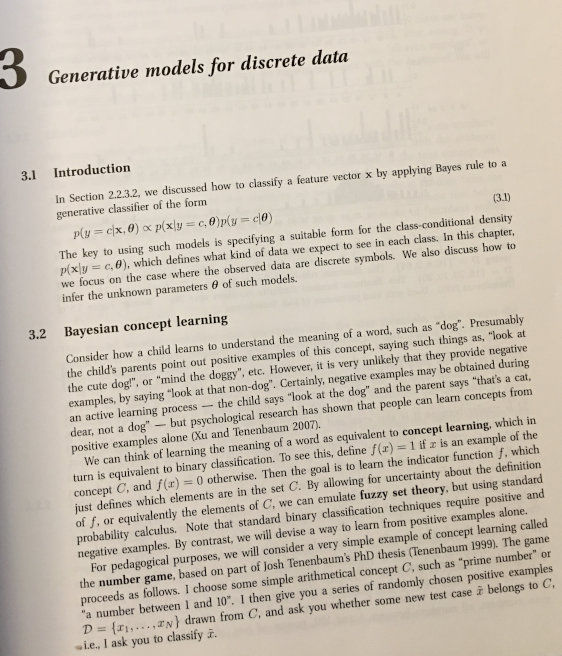
#> input picture File_000.jpeg, 562 x 656 px, found by its file name
$ jupyter execute ProjectionProfile.ipynb   (older library calls are emulated)
#> lines starting #> are read from the running program, lines starting #| are printed output that depends on the picture; after the words box and inside, x2 and y2 are one past the last pixel; in counts of white or black regions, pixels touching at a corner belong together
<a href="https://colab.research.google.com/github/vinayshanbhag/math/blob/master/ProjectionProfile.ipynb" target="_parent"></a>

### Skew correction in scanned documents using projection profile

#### Introduction

Documents scanned using handheld devices are subject to some skew do to human errors. Projection profile is simple technique that works for scanned text documents. It relies on the fact that text documents are mostly composed of several lines of text.

Given a scanned image like this -

[cell 1]
import cv2
import numpy as np
import imutils
from PIL import Image
from scipy.ndimage import interpolation as inter
import matplotlib.pyplot as plt

[cell 2]
url = "https://github.com/vinayshanbhag/math/blob/master/File_000.jpeg?raw=true"
img = imutils.url_to_image(url)
#> img is the input picture: shape (656, 562, 3); mean B, G, R 178.7, 191.8, 201.1
Image.fromarray(img)

Convert to grayscale

[cell 3]
gray = cv2.cvtColor(img, cv2.COLOR_BGR2GRAY)
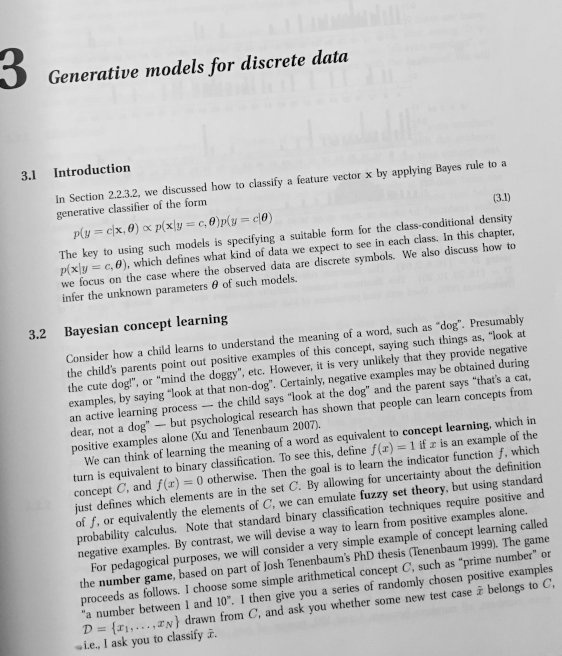
#> gray: shape (656, 562); min 1, max 245, mean 193.1
Image.fromarray(gray)

Convert to binary

[cell 4]
binary = 255-cv2.threshold(gray, 0, 255, cv2.THRESH_BINARY_INV + cv2.THRESH_OTSU)[1]
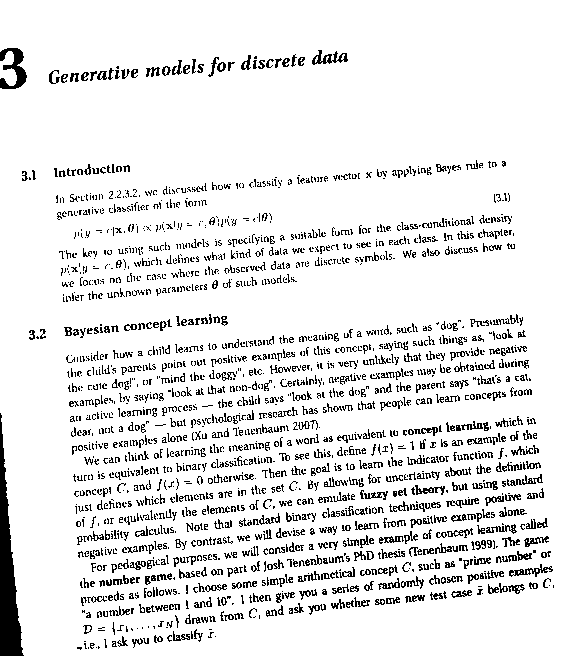
#> binary: shape (656, 562); 90.2% white; black in thin lines or dots
#binary = Image.fromarray(binary).resize((binary.shape[0]//2, binary.shape[1]//2), Image.ANTIALIAS)
Image.fromarray(binary)

#### Skew Detection

Summing all pixel values in each row gives us the horizontal projection for this image.

$hproj = \sum_{row=1}^n image[i,:] $

The document is likely to be correctly aligned when the variation in the horizontal projection is the maximum. i.e. the values in the horizontal profile vary between - high values for the whitespace between lines and low values for the text. We can quantify this variation by taking a derivate of the horizontal profile values.

$gradient(\theta) = \sum |f'(hproj)|$

Since we do not know what the exact skew angle is, the image is rotated through a range of angles and the horizontal profile gradient is computed at each angle.
The actual skew angle can be found by looking at the angle that corresponds to the maximum gradient from all above trials.

$skew = \max(gradient(\theta))$

If the input image is very large, it can be scaled to a much smaller size. As this technique does not require high resolution image, we can speed up this process by using a tiny image for skew angle detection.

[cell 5]
max_skew = 30
step = 1
skew_range = np.arange(-max_skew, max_skew+step,step)
gradient_scores = np.array([])
for angle in skew_range:
  values = inter.rotate(binary, angle, reshape=False, order=0)
  horizontal_projection = np.sum(values, axis=1).astype(float)
  score = np.sum(np.abs(np.gradient(horizontal_projection)))
  gradient_scores = np.append(gradient_scores, score)
#> this loop made 61 passes
#> score on passes 7 to 18: 519435, 523515, 513952.5, 533332.5, 518032.5, 520072.5, 534480, 540472.5, 520327.5, 525555, 549780, 553222.5
#> (score, gradient_scores) on passes 1 to 6: (501075, [501075]), (518797.5, [501075, 518797.5]), (498142.5, [501075, 518797.5, 498142.5]), (535117.5, [501075, 518797.5, 498142.5, 535117.5]), (519690, [501075, 518797.5, 498142.5, 535117.5, 519690]), (512677.5, [501075, 518797.5, 498142.5, 535117.5, 519690, 512677.5])
#> pass 1, `values = inter.rotate(binary, angle, reshape=False, order=0)`:
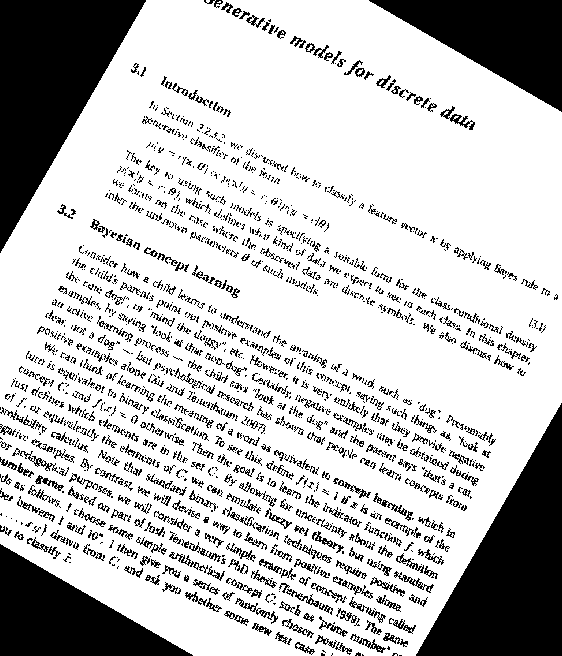
#> values: shape (656, 562); 75.4% white; 1448 black regions (924 under 20 px), largest, box (x1, y1, x2, y2) and area: (0, 0, 146, 253) 18581, (416, 403, 562, 656) 18581, (369, 0, 562, 112) 10878
#> pass 2, `values = inter.rotate(binary, angle, reshape=False, order=0)`:
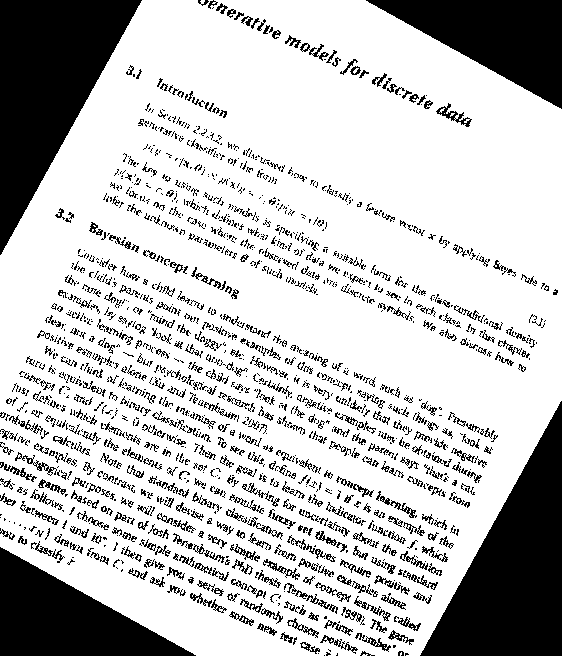
#> values: shape (656, 562); 75.6% white; 1442 black regions (913 under 20 px), largest, box (x1, y1, x2, y2) and area: (0, 0, 142, 255) 18215, (420, 401, 562, 656) 18215, (366, 0, 562, 109) 10777
#> pass 3, `values = inter.rotate(binary, angle, reshape=False, order=0)`:
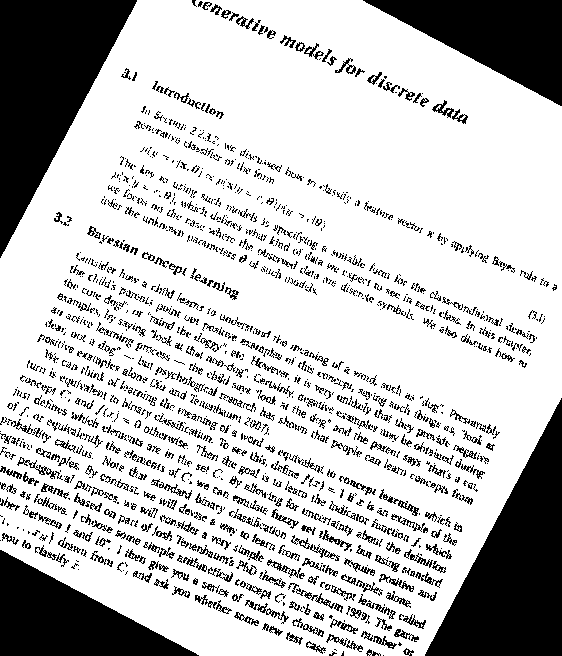
#> values: shape (656, 562); 75.8% white; 1494 black regions (951 under 20 px), largest, box (x1, y1, x2, y2) and area: (0, 0, 137, 258) 17833, (425, 398, 562, 656) 17833, (363, 0, 562, 106) 10665
#> after the loop, gradient_scores = 61 values, max 2670615 at index 25, min 472770 at index 58, mean 663518.4

skew_angle = skew_range[np.argmax(gradient_scores)]
#> skew_angle = -5

The derivative of the horizontal profile is plotted here for each angle of rotation. The peak here corresponds to the actual skew angle in the image.

[cell 6]
std_scores = gradient_scores/np.max(gradient_scores)
#> std_scores = 61 values, max 1 at index 25, min 0.177 at index 58, mean 0.248
plt.bar(skew_range, std_scores);
plt.text(skew_angle,np.max(std_scores),f"Highest differential in \nhorizontal projection profile\n$\Leftarrow Skew Angle = {skew_angle}deg$");
plt.xlabel(r"angle of rotation")
plt.ylabel(r"$\dfrac{\mathrm{d}\hspace{.5}{hproj}}{\mathrm{d}x}$")
plt.box(None)
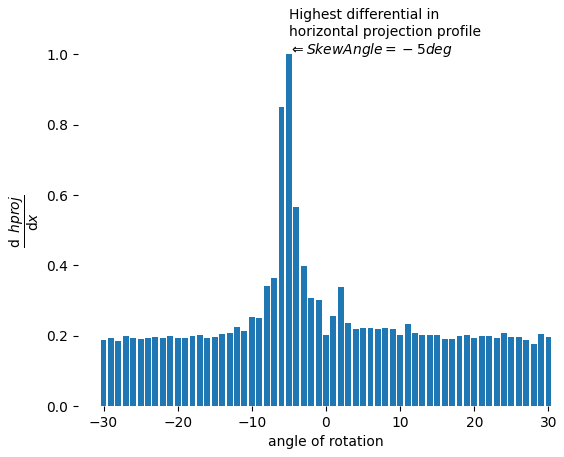
#> figure drawn by matplotlib, 1 panel; tallest bar 1 high, from x = -5.4 to -4.6

#### Skew Correction

Construct an affine rotation matrix with the skew angle and apply to the original image.

[cell 7]
# Rotate original image by skew angle found above
(h, w) = img.shape[:2]
#> h = 656; w = 562
center = (w // 2, h // 2)
#> center = (281, 328)
R = cv2.getRotationMatrix2D(center, skew_angle, 1.0)
#> R = [[0.996, -0.0872, 29.66], [0.0872, 0.996, -23.24]]
corrected = cv2.warpAffine(img,
                         R,
                         (w, h),
                         flags=cv2.INTER_CUBIC,
                         borderMode=cv2.BORDER_REPLICATE # replicate pixels at the edge to fill gaps after rotation
                        )
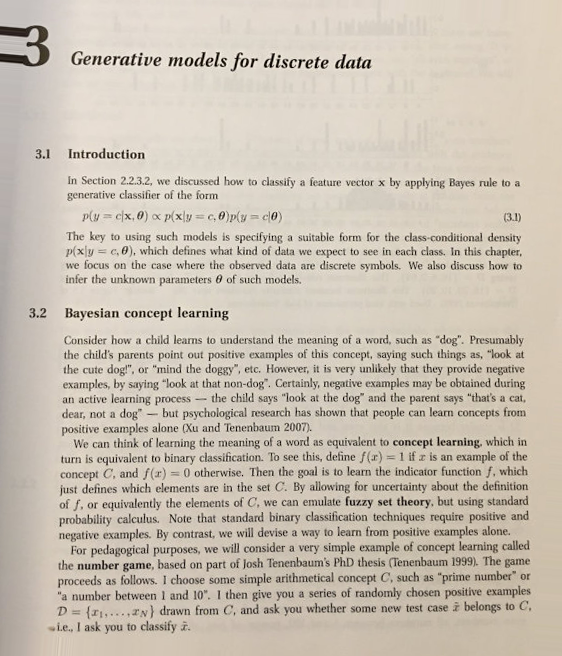
#> corrected: shape (656, 562, 3); mean B, G, R 178.8, 192, 201.2
Image.fromarray(corrected)

$ run again, with corrected.png saved as File_000.jpeg
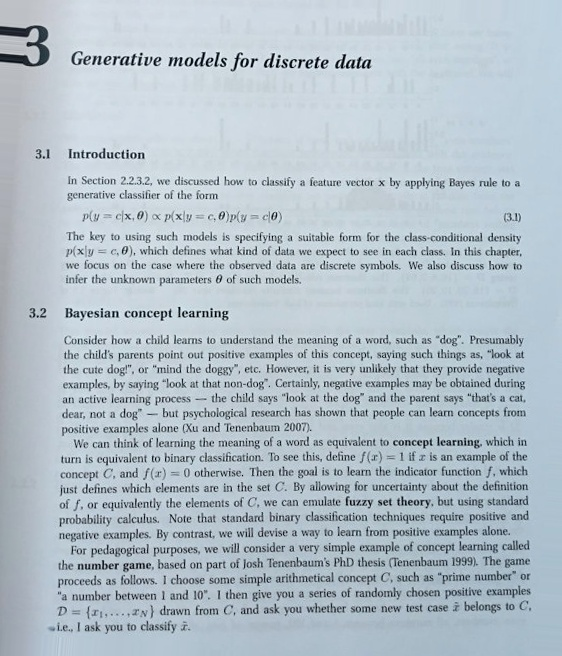
#> input picture corrected.png, 562 x 656 px, found by its file name
#> img is the input picture: shape (656, 562, 3); mean B, G, R 201.4, 192, 179
#> `binary = 255-cv2.threshold(gray, 0, 255, cv2.THRESH_BINARY_INV + cv2.T..`:
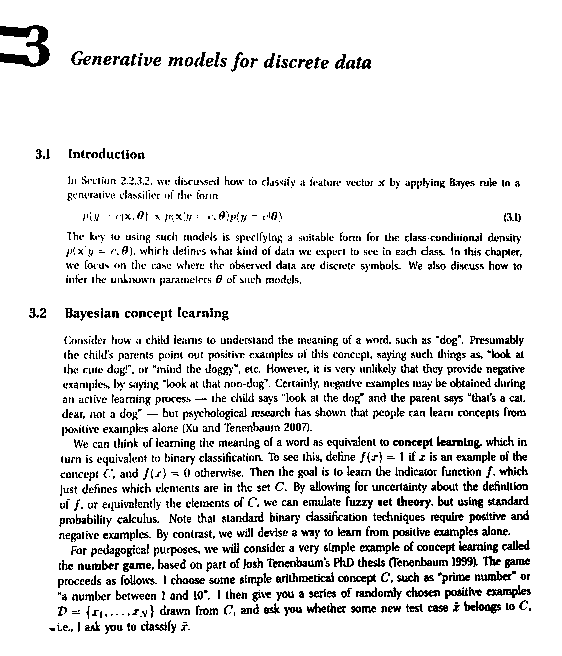
#> binary: shape (656, 562); 89.7% white; black in thin lines or dots, all inside (x1, y1, x2, y2) = (0, 25, 531, 634)
#> the loop `for angle in skew_range:` made 61 passes
#> score on passes 7 to 14: 539070, 518415, 559597.5, 544935, 528487.5, 567247.5, 584970, 566737.5
#> after the loop `for angle in skew_range:`: gradient_scores = 61 values, max 2908020 at index 30, min 488070 at index 51, mean 701160.1
#> skew_angle = 0
#> std_scores = 61 values, max 1 at index 30, min 0.168 at index 51, mean 0.241
#> `[cell 6] std_scores = gradient_scores/np.max(gradient_scores) plt.bar(..`:
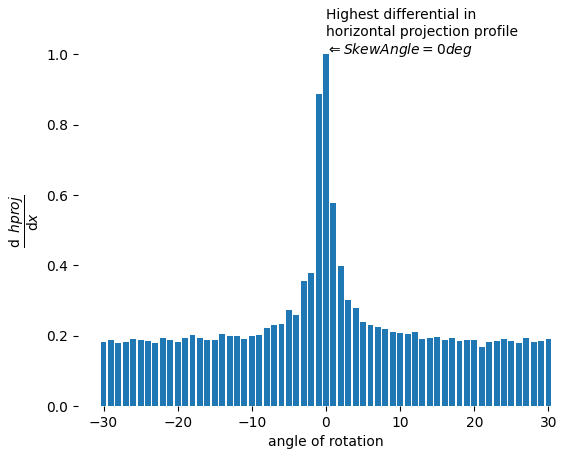
#> figure drawn by matplotlib, 1 panel; tallest bar 1 high, from x = -0.4 to 0.4
#> R = [[1, 0, 0], [0, 1, 0]]
